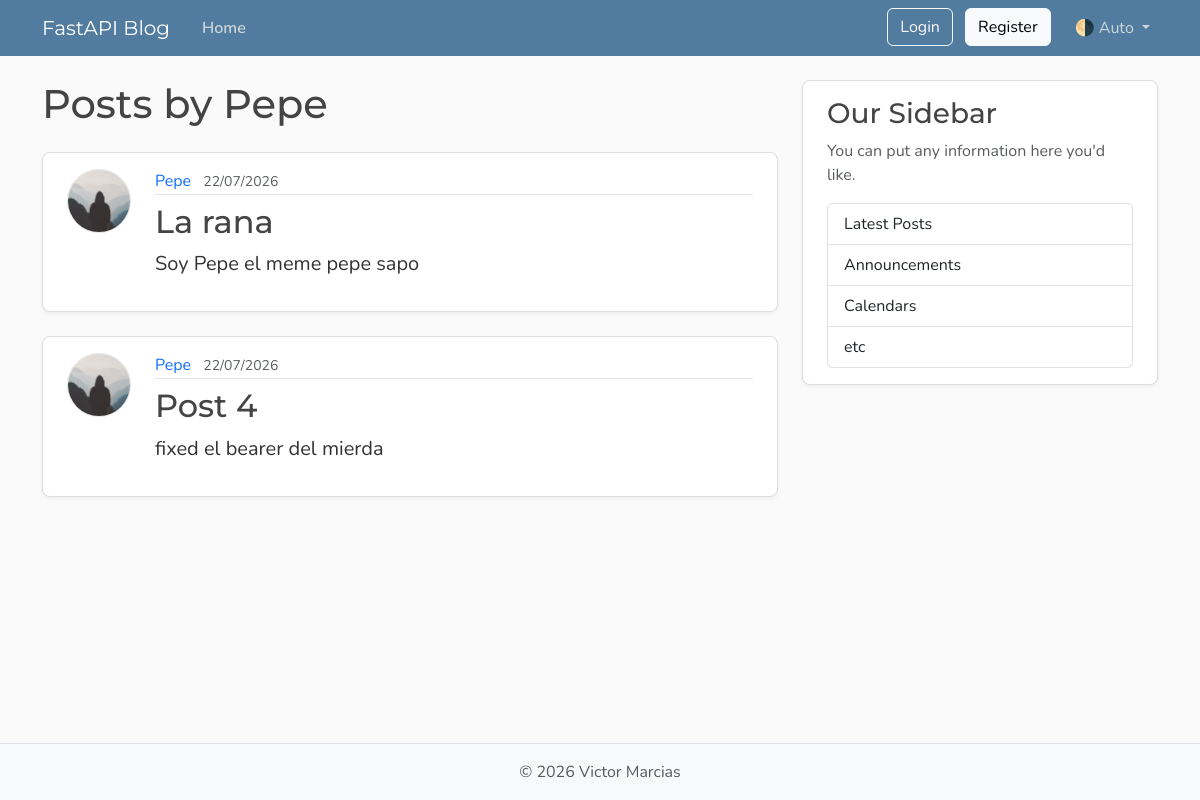
The page /users/1/posts on the database its author committed.
### models.py (models this page shows, shortened)
class User(Base):
    __tablename__ = "users"
    id: Mapped[int] = mapped_column(Integer, primary_key=True, index=True)
    username: Mapped[str] = mapped_column(String(50), unique=True, nullable=False)
    email: Mapped[str] = mapped_column(String(120), unique=True, nullable=False)
    password_hash: Mapped[str] = mapped_column(String(200), nullable=False)
    image_file: Mapped[str | None] = mapped_column(
        String(200),
        nullable=True,
        default=None,
    )
    posts: Mapped[list[Post]] = relationship(
        back_populates="author",
        cascade="all, delete-orphan"
    )

class Post(Base):
    __tablename__ = "posts"
    id: Mapped[int] = mapped_column(Integer, primary_key=True, index=True)
    title: Mapped[str] = mapped_column(String(100), nullable=False)
    content: Mapped[str] = mapped_column(Text, nullable=False)
    user_id: Mapped[int] = mapped_column(
        ForeignKey("users.id"),
        nullable=False,
        index=True,
    )
    date_posted: Mapped[datetime] = mapped_column(
        DateTime(timezone=True),
        default=lambda: datetime.now(UTC),
    )
    author: Mapped[User] = relationship(back_populates="posts")

### main.py (the view)
@app.get("/users/{user_id}/posts", include_in_schema=False, name="user_posts")
async def user_posts_page(
    request: Request,
    user_id: int,
    db: Annotated[AsyncSession, Depends(get_db)],
):
    result = await db.execute(
        select(models.User)
        .where(models.User.id == user_id)
    )
    user = result.scalars().first()
    if not user:
        raise HTTPException(
            status_code=status.HTTP_404_NOT_FOUND,
            detail="User not found",
        )
    result = await db.execute(
        select(models.Post)
        .options(selectinload(models.Post.author))
        .where(models.Post.user_id == user_id)
        .order_by(models.Post.date_posted.desc())
    )
    posts = result.scalars().all()
    return templates.TemplateResponse(
        request,
        "user_posts.html",
        {"posts": posts, "user": user, "title": f"{user.username}'s Posts"},
    )

### templates/user_posts.html
{% extends "layout.html" %}
{% block content %}
  <h1 class="mb-4">Posts by {{ user.username }}</h1>
  {% for post in posts %}
    <article class="content-section py-3 px-4 mb-4">
      <div class="d-flex align-items-start gap-4">
        <img class="rounded-circle article-img flex-shrink-0"
             src="{{ post.author.image_path }}"
             alt="{{ post.author.username }}'s profile picture"
             width="64"
             height="64"
             loading="lazy">
        <div class="flex-grow-1">
          <div class="article-metadata mb-2">
            <a class="me-2"
               href="{{ url_for('user_posts', user_id=post.author.id) }}">{{ post.author.username }}</a>
            <small class="text-body-secondary">{{ post.date_posted.strftime('%d/%m/%Y') }}</small>
          </div>
          <h2>
            <a class="article-title"
               href="{{ url_for('post_page', post_id=post.id) }}">{{ post.title }}</a>
          </h2>
          <p class="article-content">{{ post.content }}</p>
        </div>
      </div>
    </article>
  {% else %}
    <p class="text-body-secondary">No posts by this user yet.</p>
  {% endfor %}
{% endblock content %}

### static/css/main.css (style rules this page uses)
:root { --font-heading: "Montserrat", system-ui, -apple-system, BlinkMacSystemFont, sans-serif; --font-body: "Nunito", system-ui, -apple-system, BlinkMacSystemFont, sans-serif; --color-bg-body: #fafafa; --color-bg-content: #ffffff; --color-text-primary: #333333; --color-text-heading: #444444; --color-steel: #527c9f; --color-nav-link: #cbd5db; --color-nav-link-hover: #ffffff; --color-link-hover: #428bca; --color-border: #dddddd; --color-border-light: #e3e3e3; --spacing-xl: 5rem; --article-img-size: 4rem; --account-img-size: 7.813rem; }
body { font-family: var(--font-body); background: var(--color-bg-body); color: var(--color-text-primary); }
h1, h2, h3, h4, h5, h6 { font-family: var(--font-heading); color: var(--color-text-heading); }
a { text-decoration: none; }
.content-section { background: var(--color-bg-content); border: 1px solid var(--color-border); border-radius: 0.5rem; box-shadow: 0 2px 4px rgba(15, 23, 42, 0.05); transition: box-shadow 0.15s ease, transform 0.15s ease, border-color 0.15s ease; }
.article-title { color: var(--color-text-heading); transition: color 0.2s ease-in-out; }
.article-content { white-space: pre-line; font-size: 1.25rem; }
.article-img { height: var(--article-img-size); width: var(--article-img-size); flex-shrink: 0; object-fit: cover; border: 1px solid var(--color-border-light); box-shadow: 0 0 0 2px var(--color-bg-content); }
.article-metadata { padding-bottom: 0.063rem; border-bottom: 1px solid var(--color-border-light); }
.article-metadata a { transition: color 0.2s ease-in-out; }

### rows shown on the page
User: username "Pepe"
Post: author.username "Pepe", date_posted "22/07/2026", title "La rana", content "Soy Pepe el meme pepe sapo"
Post: author.username "Pepe", date_posted "22/07/2026", title "Post 4", content "fixed el bearer del mierda"
